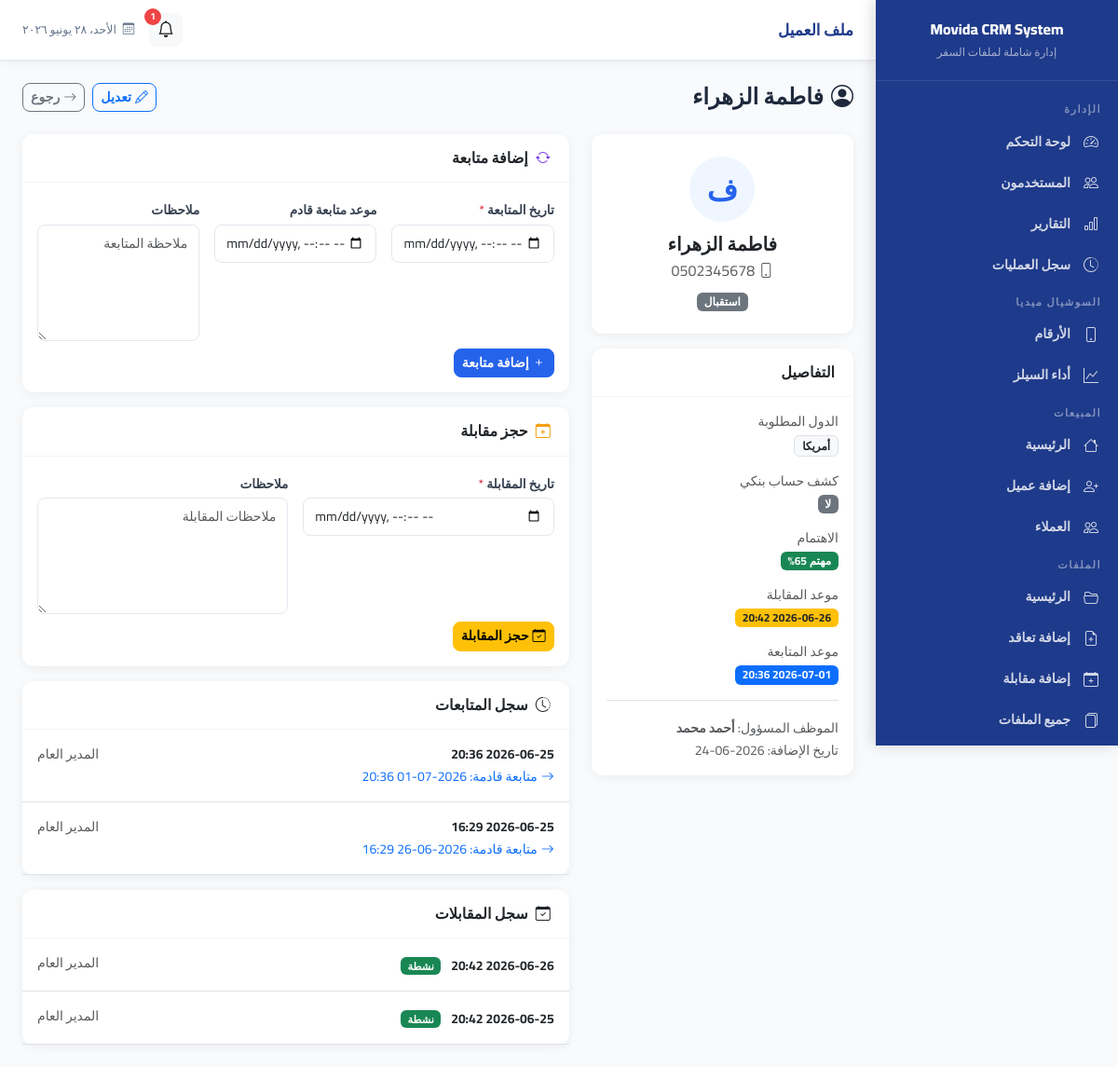
Screenshot of /sales/customer/2 (signed in) with the database file from the repository.
### models/customer.py (models this page shows)
class Customer(db.Model):
    __tablename__ = 'customers'
    id = db.Column(db.Integer, primary_key=True)
    phone = db.Column(db.String(20), nullable=False, index=True)
    full_name = db.Column(db.String(120), nullable=False)
    has_bank_statement = db.Column(db.Boolean, default=False)
    interest_level = db.Column(db.String(20), nullable=True)  # interested, not_interested
    interest_percentage = db.Column(db.Integer, nullable=True)
    not_interested_reason = db.Column(db.String(255), nullable=True)
    source = db.Column(db.String(30), nullable=False, default='social')  # social, reception, other
    source_detail = db.Column(db.String(100), nullable=True)
    social_number_id = db.Column(db.Integer, db.ForeignKey('social_numbers.id'), nullable=True)
    sales_employee_id = db.Column(db.Integer, db.ForeignKey('users.id'), nullable=False)
    interview_date = db.Column(db.DateTime, nullable=True)
    followup_date = db.Column(db.DateTime, nullable=True)
    notes = db.Column(db.Text, nullable=True)
    created_at = db.Column(db.DateTime, default=datetime.now)
    updated_at = db.Column(db.DateTime, default=datetime.now, onupdate=datetime.now)
    countries = db.relationship('CustomerCountry', backref='customer', lazy='dynamic', cascade='all, delete-orphan')
    followups = db.relationship('FollowUp', backref='customer', lazy='dynamic', cascade='all, delete-orphan')
    interviews = db.relationship('Interview', backref='customer', lazy='dynamic', cascade='all, delete-orphan')
    social_number = db.relationship('SocialNumber', backref='customer', uselist=False)
    def get_source_display(self):
        sources = {'social': 'سوشيال ميديا', 'reception': 'استقبال', 'other': 'مصدر آخر'}
        return sources.get(self.source, self.source)
    def get_countries_list(self):
        return [c.country for c in self.countries]

class CustomerCountry(db.Model):
    __tablename__ = 'customer_countries'
    id = db.Column(db.Integer, primary_key=True)
    customer_id = db.Column(db.Integer, db.ForeignKey('customers.id'), nullable=False)
    country = db.Column(db.String(100), nullable=False)

### models/user.py (models this page shows, shortened)
class User(UserMixin, db.Model):
    __tablename__ = 'users'
    id = db.Column(db.Integer, primary_key=True)
    username = db.Column(db.String(80), unique=True, nullable=False, index=True)
    password_hash = db.Column(db.String(255), nullable=False)
    full_name = db.Column(db.String(120), nullable=False)
    role = db.Column(db.String(20), nullable=False)  # admin, sales, social, files
    email = db.Column(db.String(120), unique=True, nullable=True)
    phone = db.Column(db.String(20), nullable=True)
    is_active = db.Column(db.Boolean, default=True)
    created_at = db.Column(db.DateTime, default=datetime.now)
    last_login = db.Column(db.DateTime, nullable=True)
    social_numbers = db.relationship('SocialNumber', backref='employee', lazy='dynamic', foreign_keys='SocialNumber.employee_id')
    customers = db.relationship('Customer', backref='sales_employee', lazy='dynamic', foreign_keys='Customer.sales_employee_id')
    logs = db.relationship('ActivityLog', backref='user', lazy='dynamic')
    def get_role_display(self):
        roles = {'admin': 'مدير', 'sales': 'موظف مبيعات', 'social': 'موظف سوشيال ميديا', 'files': 'موظف ملفات'}
        return roles.get(self.role, self.role)

### models/followup.py (models this page shows)
class FollowUp(db.Model):
    __tablename__ = 'followups'
    id = db.Column(db.Integer, primary_key=True)
    customer_id = db.Column(db.Integer, db.ForeignKey('customers.id'), nullable=False)
    employee_id = db.Column(db.Integer, db.ForeignKey('users.id'), nullable=False)
    followup_date = db.Column(db.DateTime, nullable=False)
    next_followup_date = db.Column(db.DateTime, nullable=True)
    notes = db.Column(db.Text, nullable=True)
    created_at = db.Column(db.DateTime, default=datetime.now)
    employee = db.relationship('User', foreign_keys=[employee_id])

### models/interview.py (models this page shows)
class Interview(db.Model):
    __tablename__ = 'interviews'
    id = db.Column(db.Integer, primary_key=True)
    customer_id = db.Column(db.Integer, db.ForeignKey('customers.id'), nullable=True)
    contract_id = db.Column(db.Integer, db.ForeignKey('contracts.id'), nullable=True)
    employee_id = db.Column(db.Integer, db.ForeignKey('users.id'), nullable=False)
    interview_date = db.Column(db.DateTime, nullable=False)
    notes = db.Column(db.Text, nullable=True)
    status = db.Column(db.String(20), default='active')  # active, cancelled
    client_phone = db.Column(db.String(20), nullable=True)
    client_name = db.Column(db.String(120), nullable=True)
    country = db.Column(db.String(100), nullable=True)
    sales_employee_name = db.Column(db.String(120), nullable=True)
    created_at = db.Column(db.DateTime, default=datetime.now)
    employee = db.relationship('User', foreign_keys=[employee_id])

### routes/sales.py (the view)
@sales_bp.route('/customer/<int:customer_id>')
@sales_required
def customer_profile(customer_id):
    customer = Customer.query.get_or_404(customer_id)
    followups = FollowUp.query.filter_by(customer_id=customer_id).order_by(FollowUp.followup_date.desc()).all()
    interviews = Interview.query.filter_by(customer_id=customer_id).order_by(Interview.interview_date.desc()).all()
    return render_template('sales/customer_profile.html', customer=customer, followups=followups, interviews=interviews)

### routes/sales.py (called while the page is built)
def sales_required(f):
    @wraps(f)
    def decorated(*args, **kwargs):
        if current_user.role not in ['sales', 'admin']:
            flash('ليس لديك صلاحية', 'danger')
            return redirect(url_for('auth.dashboard'))
        return f(*args, **kwargs)
    return login_required(decorated)

### templates/sales/customer_profile.html (shortened to what this page needs)
{% extends 'base.html' %}
{% block page_title %}ملف العميل{% endblock %}
{% block content %}
<div class="page-header">
    <h4><i class="bi bi-person-circle me-2"></i>{{ customer.full_name }}</h4>
    <div class="d-flex gap-2">
        <a href="{{ url_for('sales.edit_customer', customer_id=customer.id) }}" class="btn btn-outline-primary btn-sm">
            <i class="bi bi-pencil me-1"></i>تعديل
        </a>
        <a href="{{ url_for('sales.home') }}" class="btn btn-outline-secondary btn-sm">
            <i class="bi bi-arrow-right me-1"></i>رجوع
        </a>
    </div>
</div>
<div class="row g-4">
    <div class="col-lg-4">
        <div class="card mb-3">
            <div class="card-body text-center p-4">
                <div style="width:70px;height:70px;border-radius:50%;background:#EFF6FF;display:flex;align-items:center;justify-content:center;font-size:2rem;font-weight:800;color:#2563EB;margin:0 auto 12px;">
                    {{ customer.full_name[0] }}
                </div>
                <h5 class="fw-bold mb-1">{{ customer.full_name }}</h5>
                <div class="text-muted mb-2"><i class="bi bi-phone me-1"></i>{{ customer.phone }}</div>
                <span class="badge {{ 'bg-info' if customer.source == 'social' else 'bg-secondary' }}">
                    {{ customer.get_source_display() }}
                </span>
            </div>
        </div>
        <div class="card">
            <div class="card-header"><h6 class="mb-0 fw-bold">التفاصيل</h6></div>
            <div class="card-body">
                <div class="mb-3">
                    <small class="text-muted fw-600 d-block">الدول المطلوبة</small>
                    <div class="d-flex flex-wrap gap-1 mt-1">
                        {% for country in customer.get_countries_list() %}
                        <span class="badge bg-light text-dark border">{{ country }}</span>
                        {% else %}
                        <span class="text-muted small">-</span>
                        {% endfor %}
                    </div>
                </div>
                <div class="mb-3">
                    <small class="text-muted fw-600 d-block">كشف حساب بنكي</small>
                    <span class="badge {{ 'bg-success' if customer.has_bank_statement else 'bg-secondary' }}">
                        {{ 'نعم' if customer.has_bank_statement else 'لا' }}
                    </span>
                </div>
                <div class="mb-3">
                    <small class="text-muted fw-600 d-block">الاهتمام</small>
                    {% if customer.interest_level == 'interested' %}
                    <span class="badge bg-success">مهتم {{ customer.interest_percentage }}%</span>
                    {% elif customer.interest_level == 'not_interested' %}
                    <span class="badge bg-danger">غير مهتم</span>
                    {% if customer.not_interested_reason %}
                    <div class="text-muted small mt-1">{{ customer.not_interested_reason }}</div>
                    {% endif %}
                    {% else %}
                    <span class="text-muted small">-</span>
                    {% endif %}
                </div>
                {% if customer.interview_date %}
                <div class="mb-3">
                    <small class="text-muted fw-600 d-block">موعد المقابلة</small>
                    <span class="badge bg-warning text-dark">{{ customer.interview_date.strftime('%Y-%m-%d %H:%M') }}</span>
                </div>
                {% endif %}
                {% if customer.followup_date %}
                <div class="mb-3">
                    <small class="text-muted fw-600 d-block">موعد المتابعة</small>
                    <span class="badge bg-primary">{{ customer.followup_date.strftime('%Y-%m-%d %H:%M') }}</span>
                </div>
                {% endif %}
                <div class="mt-3 pt-3 border-top">
                    <small class="text-muted">الموظف المسؤول: <strong>{{ customer.sales_employee.full_name }}</strong></small><br>
                    <small class="text-muted">تاريخ الإضافة: {{ customer.created_at.strftime('%Y-%m-%d') }}</small>
                </div>
            </div>
        </div>
    </div>
    <div class="col-lg-8">
        <div class="card mb-3">
            <div class="card-header d-flex align-items-center justify-content-between">
                <h6 class="mb-0 fw-bold"><i class="bi bi-arrow-repeat me-2" style="color:#7C3AED;"></i>إضافة متابعة</h6>
            </div>
            <div class="card-body">
                <form method="POST" action="{{ url_for('sales.add_followup', customer_id=customer.id) }}">
                    <div class="row g-3">
                        <div class="col-md-4">
                            <label class="form-label">تاريخ المتابعة <span class="text-danger">*</span></label>
                            <input type="datetime-local" name="followup_date" class="form-control" required>
                        </div>
                        <div class="col-md-4">
                            <label class="form-label">موعد متابعة قادم</label>
                            <input type="datetime-local" name="next_followup_date" class="form-control">
                        </div>
                        <div class="col-md-4">
                            <label class="form-label">ملاحظات</label>
                            <textarea name="notes" class="form-control" placeholder="ملاحظة المتابعة" rows="5" style="resize: both;"></textarea>
                        </div>
                    </div>
                    <button type="submit" class="btn btn-primary btn-sm mt-2">
                        <i class="bi bi-plus me-1"></i>إضافة متابعة
                    </button>
                </form>
            </div>
        </div>
        <div class="card mb-3">
            <div class="card-header">
                <h6 class="mb-0 fw-bold"><i class="bi bi-calendar-plus me-2" style="color:#F59E0B;"></i>حجز مقابلة</h6>
            </div>
            <div class="card-body">
                <form method="POST" action="{{ url_for('sales.add_interview', customer_id=customer.id) }}">
                    <div class="row g-3">
                        <div class="col-md-6">
                            <label class="form-label">تاريخ المقابلة <span class="text-danger">*</span></label>
                            <input type="datetime-local" name="interview_date" class="form-control" required>
                        </div>
                        <div class="col-md-6">
                            <label class="form-label">ملاحظات</label>
                            <textarea name="notes" class="form-control" placeholder="ملاحظات المقابلة" rows="5" style="resize: both;"></textarea>
                        </div>
                    </div>
                    <button type="submit" class="btn btn-warning btn-sm mt-2">
                        <i class="bi bi-calendar-check me-1"></i>حجز المقابلة
                    </button>
                </form>
            </div>
        </div>
        <div class="card mb-3">
            <div class="card-header"><h6 class="mb-0 fw-bold"><i class="bi bi-clock-history me-2"></i>سجل المتابعات</h6></div>
            <div class="card-body p-0" style="max-height:220px;overflow-y:auto;">
                {% for fu in followups %}
                <div class="p-3 border-bottom">
                    <div class="d-flex justify-content-between">
                        <strong style="font-size:0.87rem;">{{ fu.followup_date.strftime('%Y-%m-%d %H:%M') }}</strong>
                        <small class="text-muted">{{ fu.employee.full_name }}</small>
                    </div>
                    {% if fu.next_followup_date %}
                    <small class="text-primary"><i class="bi bi-arrow-right me-1"></i>متابعة قادمة: {{ fu.next_followup_date.strftime('%Y-%m-%d %H:%M') }}</small>
                    {% endif %}
                </div>
                {% else %}
                <div class="text-center p-3 text-muted small">لا توجد متابعات</div>
                {% endfor %}
            </div>
        </div>
        <div class="card">
            <div class="card-header"><h6 class="mb-0 fw-bold"><i class="bi bi-calendar-check me-2"></i>سجل المقابلات</h6></div>
            <div class="card-body p-0" style="max-height:200px;overflow-y:auto;">
                {% for iv in interviews %}
                <div class="p-3 border-bottom {% if iv.status == 'cancelled' %}bg-light{% endif %}">
                    <div class="d-flex justify-content-between align-items-start">
                        <div>
                            <strong style="font-size:0.87rem;{% if iv.status == 'cancelled' %}text-decoration: line-through;color:#999;{% endif %}">
                            </strong>
                            {% if iv.status == 'cancelled' %}
                            <span class="badge bg-secondary ms-2" style="font-size:0.7rem;">ملغاة</span>
                            {% else %}
                            <span class="badge bg-success ms-2" style="font-size:0.7rem;">نشطة</span>
                            {% endif %}
                        </div>
                        <small class="text-muted">{{ iv.employee.full_name }}</small>
                    </div>
                </div>
                {% else %}
                <div class="text-center p-3 text-muted small">لا توجد مقابلات</div>
                {% endfor %}
            </div>
        </div>
    </div>
</div>
{% endblock %}

### templates/base.html (style rules this page uses)
:root { --primary: #1E3A8A; --secondary: #2563EB; --success: #10B981; --warning: #F59E0B; --danger: #EF4444; --bg: #F8FAFC; --card-bg: #FFFFFF; --sidebar-width: 260px; --topbar-height: 65px; }
* { font-family: 'Cairo', sans-serif; }
body { background: var(--bg); margin: 0; }
.card { border: none; border-radius: 12px; box-shadow: 0 2px 12px rgba(0,0,0,0.06); }
.card-header { background: transparent; border-bottom: 1px solid #F1F5F9; padding: 16px 20px; }
.btn { border-radius: 8px; font-weight: 600; font-size: 0.88rem; }
.btn-primary { background: var(--secondary); border-color: var(--secondary); }
.form-control, .form-select { border-radius: 8px; border: 1.5px solid #E2E8F0; font-size: 0.88rem; padding: 9px 12px; }
.form-label { font-weight: 600; font-size: 0.85rem; color: #374151; margin-bottom: 5px; }
.page-header { display: flex; align-items: center; justify-content: space-between; flex-wrap: wrap; gap: 12px; margin-bottom: 24px; }
.page-header h4 { font-weight: 800; color: #1E293B; margin: 0; }

### rows the page displays
Customer: full_name "فاطمة الزهراء", full_name "ف", phone "0502345678", source "استقبال", has_bank_statement "لا", interest_percentage "65", interview_date "2026-06-26 20:42", followup_date "2026-07-01 20:36", created_at "2026-06-24"
CustomerCountry: country "أمريكا"
User: sales_employee.full_name "أحمد محمد"
FollowUp: followup_date "2026-06-25 20:36", employee.full_name "المدير العام", next_followup_date "2026-07-01 20:36"
FollowUp: followup_date "2026-06-25 16:29", employee.full_name "المدير العام", next_followup_date "2026-06-26 16:29"
Interview: status "نشطة", employee.full_name "المدير العام"
Interview: status "نشطة", employee.full_name "المدير العام"

### other values shown
{{ notif_count }} "1"
